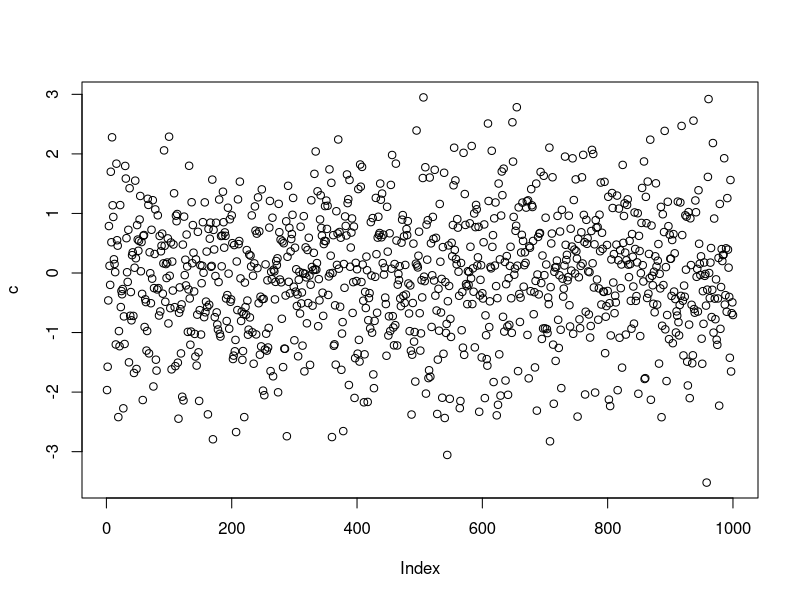

R code for this plot:
## ---- chunk 1
knitr::opts_chunk$set(collapse = TRUE)
## ---- chunk 2
summary(cars)
fit <- lm(dist ~ speed, data = cars)
fit
## ---- chunk 3
c=rnorm(1000)
plot(c)
